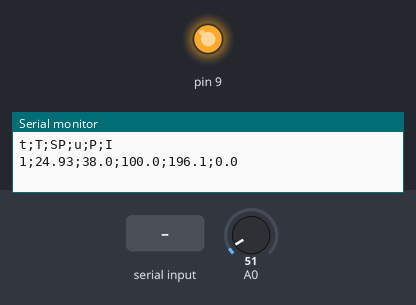
This sketch was run on a simulated Arduino Uno, built with avr-gcc and run on an emulated ATmega328P. Shown: output pins drawn as LEDs (lit = HIGH), the last lines printed to the serial monitor. The test bench sets the inputs (shaded band); at power-on: A0 = 51.

Above: at 1.2 s.
1.3 s: A0 set to 67
4.3 s: A0 set to 71
At 7.2 s:
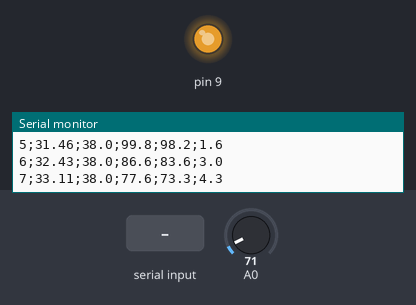
7.3 s: A0 set to 86
10.3 s: A0 set to 61
At 11.8 s:
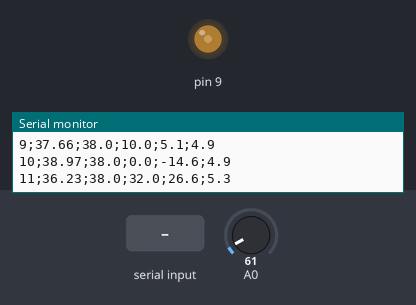
15.5 s: "MAN=\n" received over Serial
At 16.8 s:
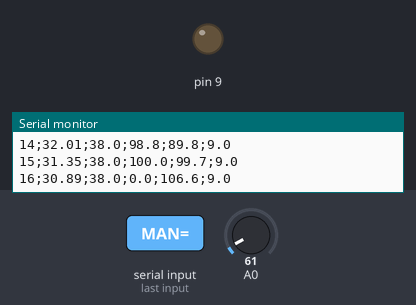
Timing chart, 0 to 18.5 s (numbered marks = the images above; inputs shaded):
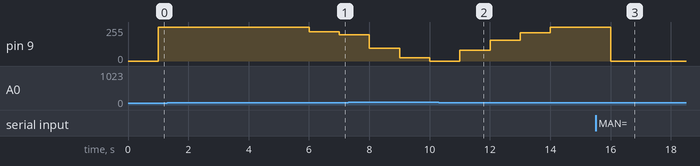

Measured:
- the behaviour switches between 70 and 71 on A0 (found by bisection; images 0 and 1)
- after the input at 10.3 s, pin 9: moves from 0/255 to 255/255 over 4.0 s, starting after 0.70 s
- after the input at 15.5 s, pin 9: 255/255 → 0/255 after 0.50 s

The sketch:

06_regulator_pi.ino
```cpp
/*
 * Lucrarea 4 – Exemplul 6: regulator PI digital cu anti-windup
 *  LM35 pe A0, MOSFET/LED pe D9 (PWM ≈ 490 Hz). Perioada de eșantionare Ts = 1 s.
 * Comenzi pe monitorul serial (terminate cu Enter, „Newline"):
 *   SP=38.5     valoarea dorită, °C        KP=12     KI=0.2      MAN=40  (comandă manuală, %)    AUTO
 * Telemetrie CSV: t;T;SP;u;P;I   (poate fi trasată în Serial Plotter sau în Excel)
 */
float SP = 38.0;        // °C
float KP = 15.0;        // % per °C
float KI = 0.25;        // % per (°C·s)
const float TS = 1.0;   // s
const float U_MIN = 0, U_MAX = 100;

float T = NAN, I = 0, u = 0;
bool manual = false;
float uManual = 0;
unsigned long ultima = 0;

char linie[24];
uint8_t n = 0;

float citesteT() {
  long s = 0;
  for (uint8_t i = 0; i < 16; i++) s += analogRead(A0);
  return (s / 16.0) * 5.0 / 1023.0 * 100.0;
}

void executa(char *l) {
  for (char *p = l; *p; p++) if (*p >= 'a' && *p <= 'z') *p -= 32;       // majuscule
  if      (!strncmp(l, "SP=", 3))  { float v = atof(l + 3); if (v >= 15 && v <= 60) SP = v; }
  else if (!strncmp(l, "KP=", 3))  { KP = atof(l + 3); }
  else if (!strncmp(l, "KI=", 3))  { KI = atof(l + 3); }
  else if (!strncmp(l, "MAN=", 4)) { manual = true; uManual = constrain(atof(l + 4), U_MIN, U_MAX); }
  else if (!strcmp(l, "AUTO"))     { manual = false; I = u; }            // preluare fără salt (bumpless)
  else Serial.println(F("? comenzi: SP= KP= KI= MAN= AUTO"));
}

void citeste_serial() {
  while (Serial.available()) {
    char c = Serial.read();
    if (c == '\n' || c == '\r') { if (n) { linie[n] = 0; executa(linie); n = 0; } }
    else if (n < sizeof(linie) - 1) linie[n++] = c;
  }
}

void setup() {
  pinMode(9, OUTPUT);
  Serial.begin(9600);
  Serial.println(F("t;T;SP;u;P;I"));
}

void loop() {
  citeste_serial();
  if (millis() - ultima >= (unsigned long)(TS * 1000)) {
    ultima += (unsigned long)(TS * 1000);
    float brut = citesteT();
    T = isnan(T) ? brut : 0.7 * T + 0.3 * brut;           // filtru exponențial pe măsurare
    float e = SP - T;
    float P = KP * e;
    if (manual) {
      u = uManual;
    } else {
      float uNesat = P + I + KI * e * TS;
      // anti-windup prin „clamping": integrăm doar dacă ieșirea nu este saturată în sensul erorii
      if (!((uNesat > U_MAX && e > 0) || (uNesat < U_MIN && e < 0))) I += KI * e * TS;
      I = constrain(I, U_MIN, U_MAX);
      u = constrain(P + I, U_MIN, U_MAX);
    }
    analogWrite(9, (int)(u * 2.55 + 0.5));
    Serial.print(millis() / 1000); Serial.print(';');
    Serial.print(T, 2);            Serial.print(';');
    Serial.print(SP, 1);           Serial.print(';');
    Serial.print(u, 1);            Serial.print(';');
    Serial.print(P, 1);            Serial.print(';');
    Serial.println(I, 1);
  }
}
```
